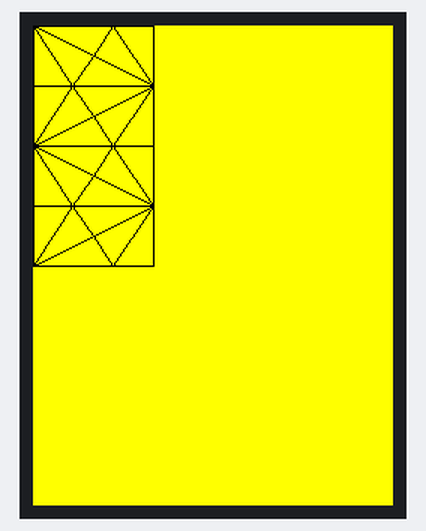
A sketch run on a simulated Arduino Uno, built with avr-gcc and run on an emulated ATmega328P. On the bench: 240×320 colour display. What the sketch prints to the serial monitor is not drawn.

Above: at 0.28 s.
At 0.66 s:
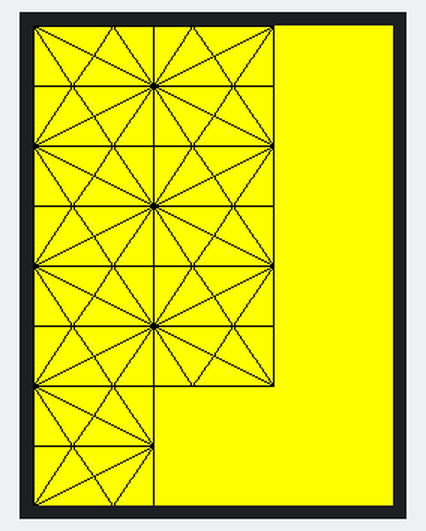
At 1.1 s:
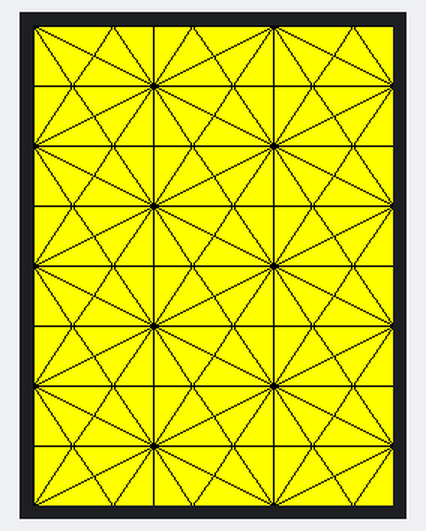

The sketch:

LOL.ino
```cpp
#include <SPFD5408_Adafruit_GFX.h>    // Core graphics library
#include <SPFD5408_Adafruit_TFTLCD.h> // Hardware-specific library

//Arduino UNO Pin Definition
#define LCD_CS A3 // Chip Select goes to Analog 3
#define LCD_CD A2 // Command/Data goes to Analog 2
#define LCD_WR A1 // LCD Write goes to Analog 1
#define LCD_RD A0 // LCD Read goes to Analog 0
#define LCD_RESET A4 // Can alternately just connect to Arduino's reset pin

// Assign human-readable names to some common 16-bit color values:
#define  BLACK   0x0000
#define BLUE    0x001F
#define RED     0xF800
#define GREEN   0x07E0
#define CYAN    0x07FF
#define MAGENTA 0xF81F
#define YELLOW  0xFFE0
#define WHITE   0xFFFF

//Declaracion objeto TFT
Adafruit_TFTLCD tft(LCD_CS, LCD_CD, LCD_WR, LCD_RD, LCD_RESET);

//Variables globales de TFT y de malla
int width, height;
  //Numero de filas, columnas, anchura y altura de subpixel
int col, row;

void setup() {
  Serial.begin(9600);
  tft.begin(0x9341); // SDFP5408

  tft.setRotation(0);
  tft.fillScreen(YELLOW);

  width = tft.width();
  height = tft.height();

  //Con la funcion subHexel por sectores vamos a crear toda una malla completa

  col = 3;

  subhexelgrid(col, BLACK);
  /*int posx = 0;
  int posy=0;

  subhexel(posx, posy, width/2, height/2, 1, BLACK);
  subhexel(posx+width/2, posy, width/2, height/2, 0, BLACK);
  subhexel(posx, posy+height/2, width/2, height/2, 0, BLACK);
  subhexel(posx+width/2, posy+height/2, width/2, height/2, 1, BLACK);*/

}

void loop() {

}

void subhexelgrid(int8_t col, uint16_t color){

    //Calculamos cuantos pixeles hay que dibujar de ancho para cada triangulo.
    float w = width/col;

    //Conociendo el ancho de columna, establecemos la altura de cada triangulo con la siguiente formula.
    float h = w*sqrt(4/3);

    //Sabiendo la altura total de la pantalla de cada triangulo, podemos calcular el numero de filas que vamos a dibujar dentro del bucle
    int n_rows = height/h;

    int posx = 0;
    int posy = 0;
    Serial.println(col);
    Serial.println(n_rows);

    for (int i = 0; i < col; i++){
      for (int j = 0; j < n_rows; j++){
        //Desplaza en cada iteracion un
        if(!(i%2)) subhexel(w*i, h*j, w, h/2, 1, BLACK);
        if (i%2) subhexel(w*i, h*j, w, h/2, 0, BLACK);
        if (!(i%2)) subhexel(w*i, h*(j+1/2)+h/2, w, h/2, 0, BLACK);
        //if (!(i%2)) subhexel(w*i, h*(j+1), w, h/2, 0, BLACK);
        if (i%2) subhexel(w*i, h*(j+1/2)+h/2, w, h/2, 1, BLACK);

        Serial.print("i: ");
        Serial.print(i);
        Serial.print(" j: ");
        Serial.print(j);
        Serial.print(" Module i: ");
        Serial.print(i%2);
        Serial.print(" Module j: ");
        Serial.println(j%2);

        Serial.print(" Distance1: ");
        Serial.print(h*(j+1/2)+h/2);
        Serial.print(" Distance2: ");
        Serial.println(h*(j+1));

      }
    }
}

void subhexel(float pos_x, float pos_y, int w , int h, bool sym, uint16_t color){

    float PX[] = {0 + pos_x ,w/3 + pos_x, w/2 + pos_x, 2*w/3 + pos_x, w + pos_x};
    float PY[]= {0 + pos_y, h/2+ pos_y, h+ pos_y};

    if (!sym){

      PY[0] = h + pos_y;
      PY[1] = h/2 + pos_y;
      PY[2] = 0 + pos_y;
    }

    //Vamos a crear 6 subtriangulos dentro de el area determinada

    tft.drawTriangle(   PX[0], PY[0], PX[1], PY[2] , PX[0], PY[2], color);
    tft.drawTriangle(   PX[0], PY[0], PX[2], PY[1] , PX[1], PY[2], color);
    tft.drawTriangle(   PX[0], PY[0], PX[3], PY[0] , PX[2], PY[1], color);

    tft.drawTriangle(   PX[4], PY[2], PX[3], PY[0], PX[4], PY[0] , color);
    tft.drawTriangle(   PX[4], PY[2], PX[2], PY[1], PX[3], PY[0] , color);
    tft.drawTriangle(   PX[4], PY[2], PX[1], PY[2] , PX[2], PY[1] , color);

    //borderCorrection();
}

void borderCorrection(){
  tft.drawFastHLine(-2, -1, width,  BLACK);
  tft.drawFastVLine(-2, -1, height,  BLACK);
  tft.drawFastVLine(-1, -1, height,  BLACK);
}
```
